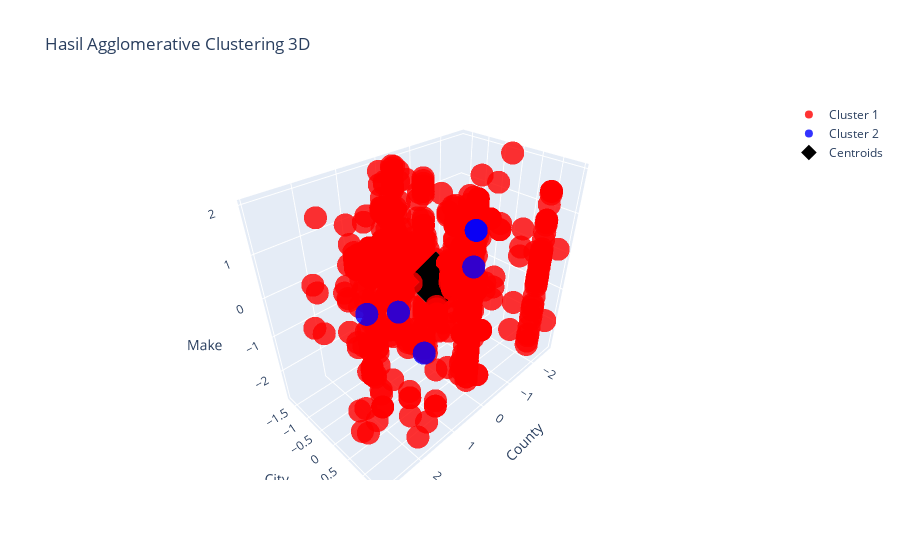

Notebook source saved alongside this figure:
### Code cell
banyak_cluster = 2
AC = AgglomerativeClustering(n_clusters=banyak_cluster, linkage='average')
labels = AC.fit_predict(df_T)

df_train_with_labels = np.column_stack((df_T, labels))

centroids = []
for cluster_label in range(banyak_cluster):
    cluster_data = df_train_with_labels[df_train_with_labels[:, -1] == cluster_label]
    cluster_centroid = np.mean(cluster_data[:, :-1], axis=0)
    centroids.append(cluster_centroid)
centroids = np.array(centroids)

traces = []
colors = ['red', 'blue', 'green']

for cluster_label in range(banyak_cluster):
    cluster_data = df_train_with_labels[df_train_with_labels[:, -1] == cluster_label]
    trace = go.Scatter3d(
        x=cluster_data[:, 0],
        y=cluster_data[:, 1],
        z=cluster_data[:, 3],
        mode='markers',
        marker=dict(size=8, color=colors[cluster_label], opacity=0.8),
        name=f'Cluster {cluster_label + 1}'
    )
    traces.append(trace)

centroid_trace = go.Scatter3d(
    x=centroids[:, 0],
    y=centroids[:, 1],
    z=centroids[:, 3],
    mode='markers',
    marker=dict(size=12, color='black', symbol='diamond', opacity=1),
    name='Centroids'
)

traces.append(centroid_trace)

layout = go.Layout(
    title='Hasil Agglomerative Clustering 3D',
    scene=dict(
        xaxis_title='County',
        yaxis_title='City',
        zaxis_title='Make'
    ),
    showlegend=True
)

fig = go.Figure(data=traces, layout=layout)
fig.show()

### Figure 1 — Plotly figure (JSON) as saved in the notebook; plotly's stock layout.template omitted (floating-point values rounded to 4 significant figures; data arrays with more than 128 entries replaced by an {"elided": "..."} marker saying what was removed)
{"data": [{"marker": {"color": "red", "opacity": 0.8, "size": 8}, "mode": "markers", "name": "Cluster 1", "type": "scatter3d", "x": {"elided": "994 float values"}, "y": {"elided": "994 float values"}, "z": {"elided": "994 float values"}}, {"marker": {"color": "blue", "opacity": 0.8, "size": 8}, "mode": "markers", "name": "Cluster 2", "type": "scatter3d", "x": [2.877, -0.181, -0.181, -0.181, -0.181, -0.181], "y": [1.403, 0.8631, -0.5547, 0.8631, -1.5, 0.8631], "z": [1.31, 1.31, -2.758, 1.31, -1.944, 0.4961]}, {"marker": {"color": "black", "opacity": 1, "size": 12, "symbol": "diamond"}, "mode": "markers", "name": "Centroids", "type": "scatter3d", "x": [-0.001984, 0.3286], "y": [-0.00195, 0.323], "z": [0.000279, -0.04622]}], "layout": {"scene": {"xaxis": {"title": {"text": "County"}}, "yaxis": {"title": {"text": "City"}}, "zaxis": {"title": {"text": "Make"}}}, "showlegend": true, "title": {"text": "Hasil Agglomerative Clustering 3D"}}}
